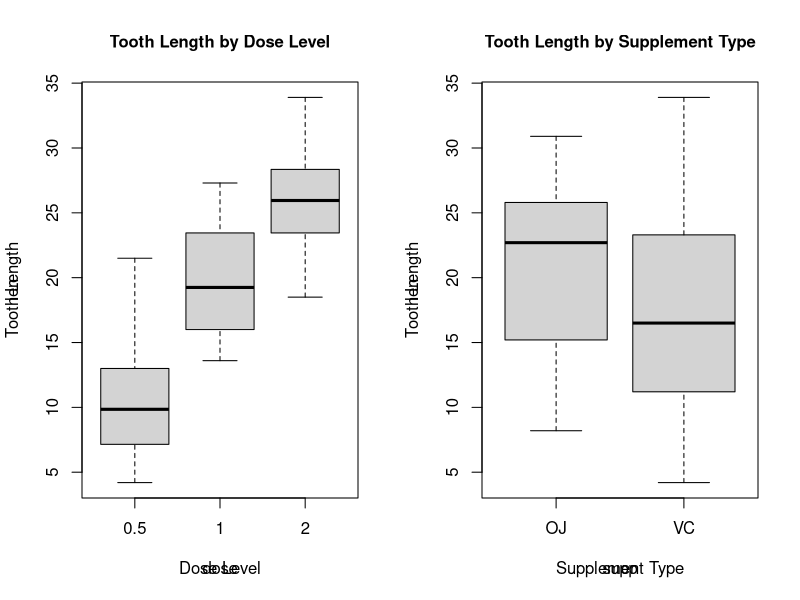

Source code (R):
## ---- chunk 1
knitr::opts_chunk$set(echo = TRUE)
## ---- chunk 2
library(datasets)
data(ToothGrowth)
str(ToothGrowth)
## ---- chunk 3
par(mfrow = c(1, 2))
boxplot(len ~ dose, ToothGrowth)
title(main = list("Tooth Length by Dose Level", cex=1), 
      xlab = "Dose Level", ylab = "Tooth Length")
boxplot(len ~ supp, ToothGrowth)
title(main = list("Tooth Length by Supplement Type", cex = 1), 
      xlab = "Supplement Type", ylab = "Tooth Length")
## ---- chunk 4
len_dose_0.5 <- subset(ToothGrowth, dose == 0.5)$len
len_dose_1 <- subset(ToothGrowth, dose == 1)$len

test_dose_1 <- t.test(len_dose_1, len_dose_0.5, paired = FALSE,
                      var.equal = FALSE, alternative = "greater")

print(paste("p-value:", test_dose_1$p.value))
print(paste("95% confidence interval:", paste(test_dose_1$conf.int[1], 
                                              test_dose_1$conf.int[2])))
## ---- chunk 5
len_dose_2 <- subset(ToothGrowth, dose == 2)$len

test_dose_2 <- t.test(len_dose_2, len_dose_1, paired = FALSE,
                      var.equal = FALSE, alternative = "greater")

print(paste("p-value:", test_dose_2$p.value))
print(paste("95% confidence interval:", paste(test_dose_2$conf.int[1],
                                              test_dose_2$conf.int[2])))
## ---- chunk 6
len_oj <- subset(ToothGrowth, supp == "OJ")$len
len_vc <- subset(ToothGrowth, supp == "VC")$len

test_supp <- t.test(len_oj, len_vc, paired = FALSE,
                    var.equal = FALSE, alternative = "two.sided")

print(paste("p-value:", test_supp$p.value))
print(paste("95% confidence interval:", paste(test_supp$conf.int[1],
                                              test_supp$conf.int[2])))
